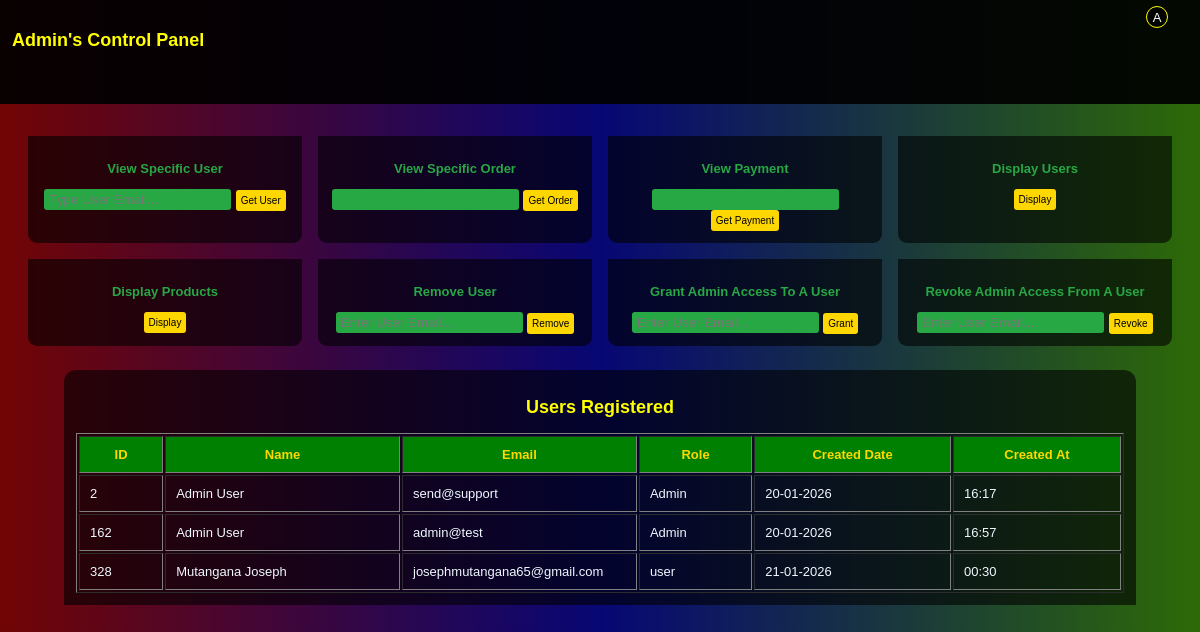
/admin/display/users (signed in), run on the app's committed database.
### tables this page shows
CREATE TABLE users(
        id integer primary key autoincrement,
        fname text not null,
        lname text not null,
        email unique not null,
        password text not null,
        role text default 'user',
        created_date timestamp default current_timestamp,
        created_at timestamp default current_timestamp
                         
    
    );

### app.py (the view)
@app.route("/admin/display/users/", methods=["GET", "POST"])
@app.route("/admin/display/users", methods=["GET", "POST"])
def get_users():
    if "user_id" in session and session.get("user_role") == "Admin":
        conn = get_database()
        cursor = conn.cursor()
        cursor.execute("SELECT * FROM users")
        users = cursor.fetchall()
        if users:
            conn.close()
            view_user="Users Registered"
            return render_template("admin.html", logged_in=True, users=users, view_user=view_user, letter=session["user_name"][0].upper(), name = session["user_name"],role=session["user_role"])
        else:
            flash("No Users In Database", "warning")
            return redirect(url_for("admin"))
    else:
        return redirect(url_for("admin_login"))

### app.py (called while the page is built)
def get_database():
    conn = sqlite3.connect("app.db")
    conn.row_factory = sqlite3.Row
    conn.execute("PRAGMA foreign_keys = ON;")
    return conn

### templates/admin.html (shortened to what this page needs)
<!DOCTYPE html>
<html lang="en">
<head>
    <link rel="stylesheet" href="{{url_for('static', filename='style.css')}}">
</head>
<body id="admin_page">
    <section class="admin_panel">
        <section class="admin_header">
            <h1>Admin's Control Panel</h1>
            <div class="nav">
                <div class="profile">
                    {% if logged_in %}
                    <div class="circle" id="circle" style="background-color: rgb(0,0,0,0.6); border: 1px solid yellow;">
                        <p>{{letter}}</p>
                    </div>
                    {% endif %}
                </div>
        </section>
        <section class="control">
            <div class="box" id="search_user">
                <h1>View Specific User</h1>
                <form action="/admin/user" method="POST">
                    <input type="search" name="email" placeholder="Type User Email..." required>
                    <button>Get User</button>
                </form>
            </div>
            <div class="box" id="view_order">
                <h1>View Specific Order</h1>
                <form action="/view_order" method="post">
                    <input type="search" name="view_order" required>
                    <button>Get Order</button>
                </form>
            </div>
            <div class="box" id="payements">
                <h1>View Payment</h1>
                <form action="/view_payment" method="post">
                    <input type="search" name="view_payment" required>
                    <button>Get Payment</button>
                </form>
            </div>
            <div class="box" id="all_users">
                <h1>Display Users</h1>
                <form action="/admin/display/users" method="post">
                    <button>Display</button>
                </form>
            </div>
            <div class="box" id="all_products">
                <h1>Display Products</h1>
                <form action="/admin/display/products" method="post">
                    <button>Display</button>
                </form>
            </div>
            <div class="box">
                <h1>Remove User</h1>
                <form action="/admin/remove/user" method="post">
                    <input type="email" name="email" id="" required placeholder="Enter User Email...">
                    <button>Remove</button>
                </form>
            </div>
            <div class="box">
                <h1>Grant Admin Access To A User</h1>
                <form action="/admin/grant/admin/access" method="post">
                    <input type="email" name="email" id="" required placeholder="Enter User Email...">
                    <button>Grant</button>
                </form>
            </div>
            <div class="box">
                <h1>Revoke Admin Access From A User</h1>
                <form action="/admin/revoke/admin/access" method="post">
                    <input type="email" name="email" id="" required placeholder="Enter User Email...">
                    <button>Revoke</button>
                </form>
            </div>
        </section>
        {% if users %}
        <div class="admin_table">
            <h1>{{view_user}}</h1>
            <table border="1" cellpadding="10">
                <tr>
                    <th>ID</th>
                    <th>Name</th>
                    <th>Email</th>
                    <th>Role</th>
                    <th>Created Date</th>
                    <th>Created At</th>
                </tr>
                {% for user in users %}
                <tr>
                    <td>{{ user.id }}</td>
                    <td>{{ user.fname }} {{user.lname}}</td>
                    <td>{{ user.email }}</td>
                    <td>{{ user.role }}</td>
                    <td>{{ user.created_date }}</td>
                    <td>{{ user.created_at }}</td>
                </tr>
                {% endfor %}
            </table>
            {% endif %}
                    </div>
    </section>
</body>
</html>

### static/style.css (style rules this page uses)
body { margin: 0; padding: 0; font-weight: lighter; font-family: Arial, Helvetica, sans-serif; }
h1 { font-size: small; }
.header .nav .profile .circle, .admin_header .nav .profile .circle { position: absolute; right: 2rem; top: 6px; width: 20px; height: 20px; border-radius: 50%; display: flex; justify-content: center; align-items: center; }
.header .nav .profile .circle p, .admin_header .nav .profile .circle p { color: white; font-size: small; position: relative; }
input, button { border: none; outline: none; padding: 3px; border-radius: 3px; }
#admin_page { background: linear-gradient(90deg, rgb(114, 5, 5), rgb(7, 7, 116), rgb(45, 106, 6)); }
.admin_header { height: 10vh; padding: 12px; position: sticky; top: 0; background-color: rgba(0, 0, 0, 0.922); }
.admin_header h1 { color: yellow; font-size: large; }
.control { padding-top: 2rem; display: flex; justify-content: center; gap: 1rem; margin: 0 auto; flex-wrap: wrap; }
.control .box { width: auto; padding: 12px; background-color: rgba(0, 0, 0, 0.6); border-radius: 0 0 9px 9px; width: 250px; text-align: center; }
.control .box h1 { color: #28a745; }
#admin_page button { border: none; background-color: gold; padding: 5px 5px; font-size: x-small; }
.control .box input { border: none; background-color: #28a745; padding: 3px 5px; outline: none; color: white; }
.admin_table { justify-content: center; display: flex; flex-direction: column; border-radius: 12px 12px 0 0; padding: 12px; margin: 24px 64px; color: aliceblue; text-align: center; background-color: rgb(0, 0, 0, 0.6); }
.admin_table h1 { color: yellow; font-size: large; }
.admin_table table th { background-color: green; color: gold; font-size: small; }
.admin_table table td { font-size: small; text-align: left; color: aliceblue; max-width: 100px; }

### data on the page
users: id "2", fname "Admin", lname "User", email "send@support", role "Admin", created_date "20-01-2026", created_at "16:17"
users: id "162", fname "Admin", lname "User", email "admin@test", role "Admin", created_date "20-01-2026", created_at "16:57"
users: id "328", fname "Mutangana", lname "Joseph", email "josephmutangana65@gmail.com", role "user", created_date "21-01-2026", created_at "00:30"

### other printed values
{{ letter }} "A"
{{ view_user }} "Users Registered"
